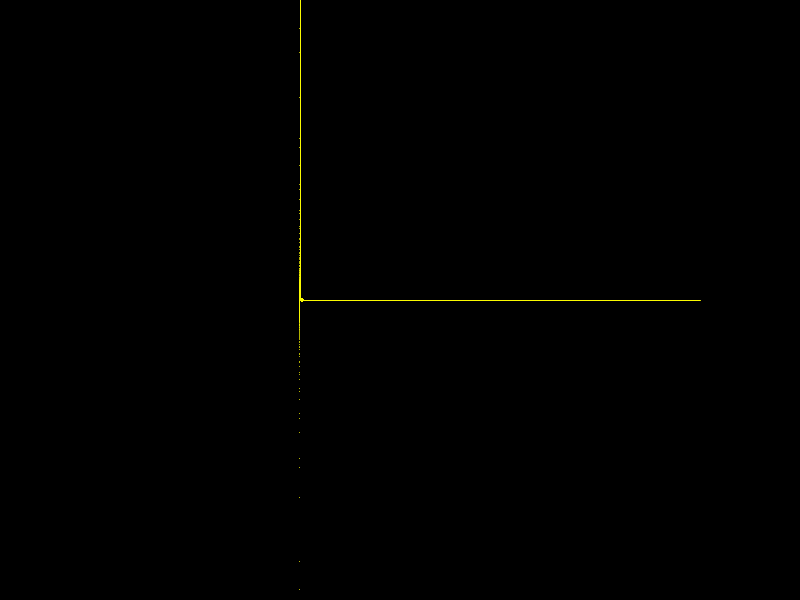
Frame 1 (no input)
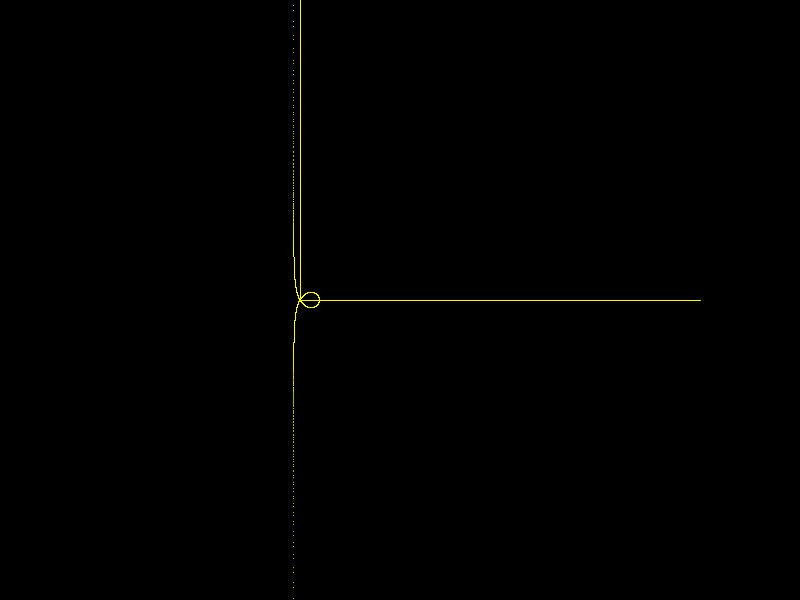
Frame 60 (the mouse pressed at the canvas centre just before this capture)
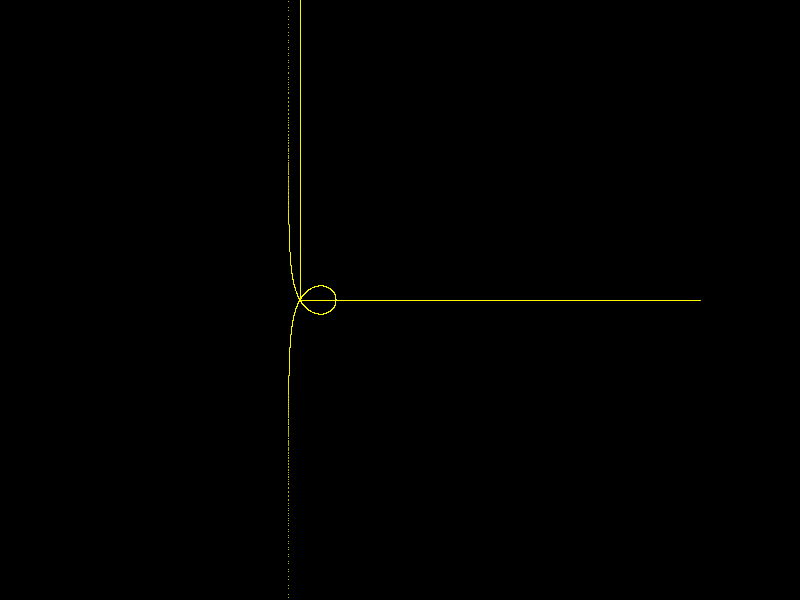
Frame 120 (the mouse held since frame 60 and released just before this capture)

The Processing sketch that drew these frames (run headless with seeded random() and noise(); from frame 60 on, the mouse is pressed at the canvas centre):

// Processing sketch: processing_180638
// ── processing_180638.pde

void setup(){ size(800,600);
background(0);
}//float  x,y ,theta ,cos ,sin, r,t;
float a=800 , b=100 , n ,r,x,y;
 final double scale = 800;
     final double step = 1 / scale;
void draw(){
 
// x=200; y=200;
  background(0);
  translate(300,300);
  stroke(250,250,0);
  line(0,0,400,0);
    line(0,0,0,-480);

 for (float t = 0; t <= 2*PI; t+= step) {
  r=+millis()/100*(( sin(3*(t)))/(sin((3-1)*t))) ;
    x = (r * cos(t));
    y = (r * sin(t));
  
   point(x,y);
 }

/* t+=radians(5); 
 // r=sqrt( sq(x )+sq(y ));
 // theta=atan(y/x);
 theta=200;
  r=100-sin(theta);

 rect(+r*cos( (theta)),r*sin( (theta)),20,20);

//rect(x,y,10,10);*/
}
